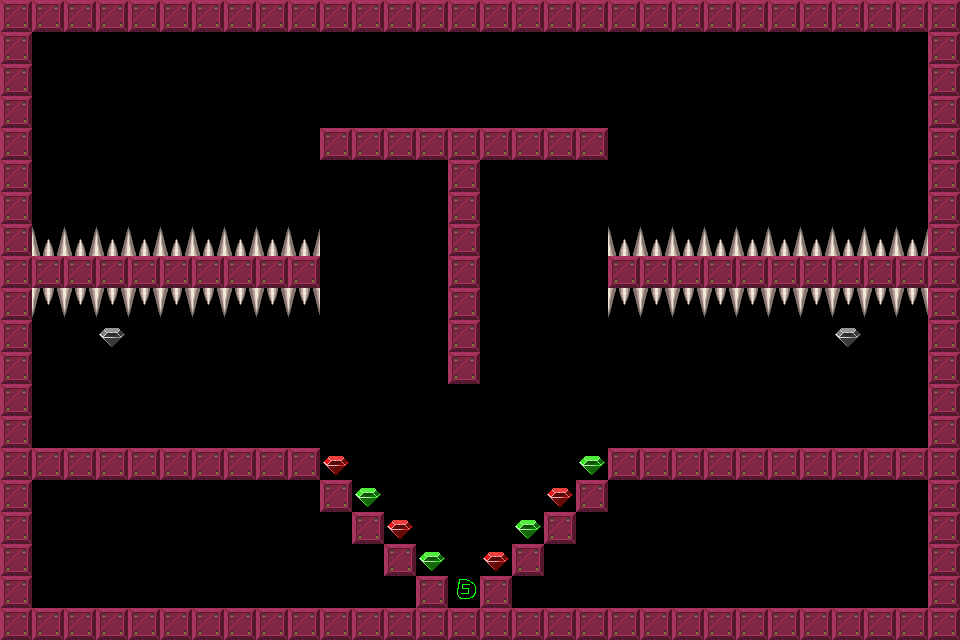

Rendered tile map (Tiled .tmx) drawn with the repository's tilesets; below, a short description and the map source with its tile grids summarised:
An orthogonal 30x20 tile map with 32x32 px tiles, 1 tile layer (Tile Layer 1).

<map version="1.0" orientation="orthogonal" width="30" height="20" tilewidth="32" tileheight="32">
 <tileset firstgid="1" name="brick-1" tilewidth="32" tileheight="32">
  <image source="brick-1.png" width="128" height="128" />
  <tile id="0">
   <properties>
    <property name="components" value="Platform" />
   </properties>
  </tile>
  <tile id="1">
   <properties>
    <property name="components" value="PlayerStart" />
   </properties>
  </tile>
  <tile id="2">
   <properties>
    <property name="components" value="Spikes, Deadly" />
   </properties>
  </tile>
  <tile id="3">
   <properties>
    <property name="components" value="Gem" />
   </properties>
  </tile>
  <tile id="4">
   <properties>
    <property name="components" value="Spikes, Deadly" />
   </properties>
  </tile>
  <tile id="5">
   <properties>
    <property name="components" value="Stone, Pushable, Platform" />
   </properties>
  </tile>
  <tile id="6">
   <properties>
    <property name="components" value="Gem, PowerUp" />
   </properties>
  </tile>
  <tile id="7">
   <properties>
    <property name="components" value="Gem, PowerDown" />
   </properties>
  </tile>
 </tileset>
 <layer name="Tile Layer 1" width="30" height="20">
  <data>[600 cells, 207 non-empty, 7 distinct tile ids]</data>
 </layer>
</map>
